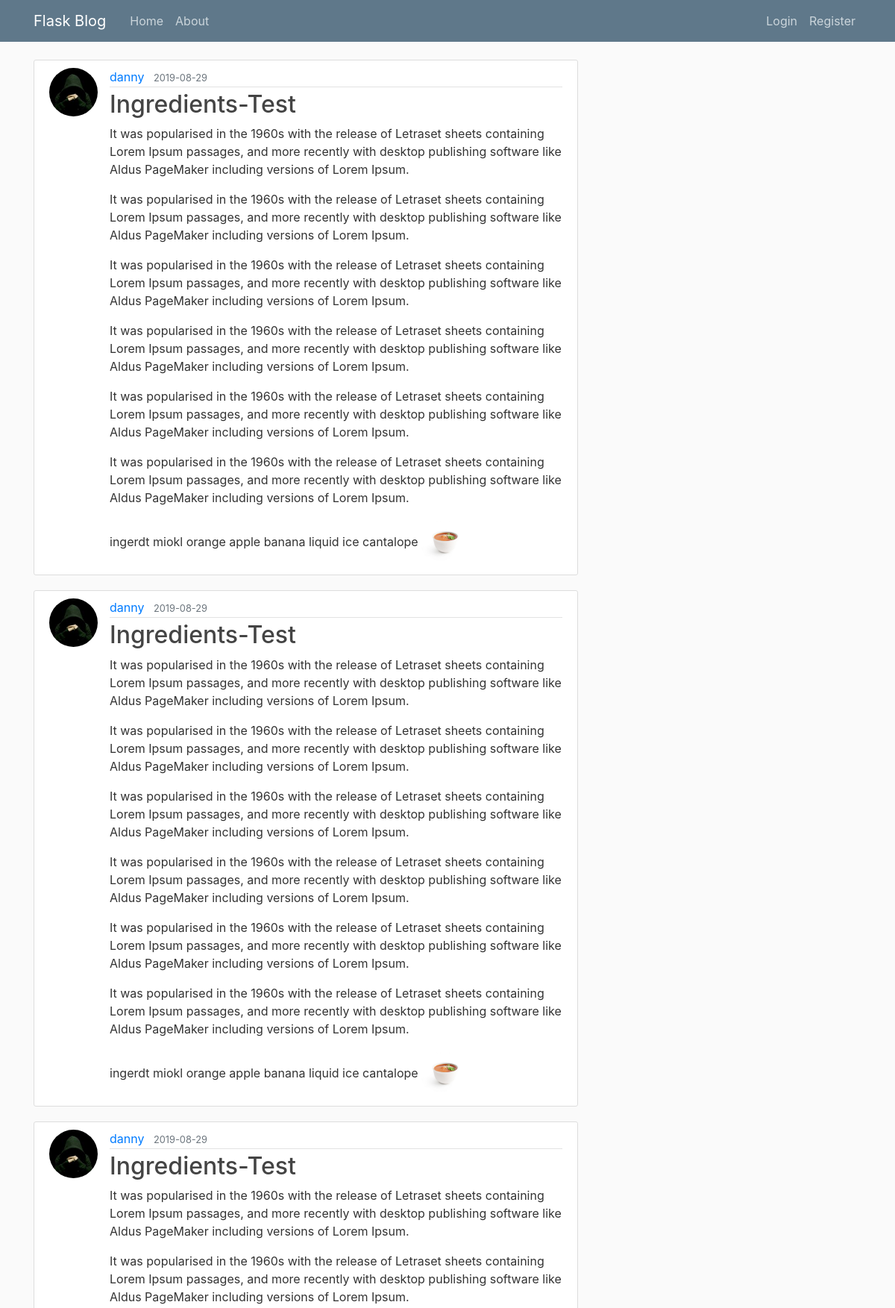
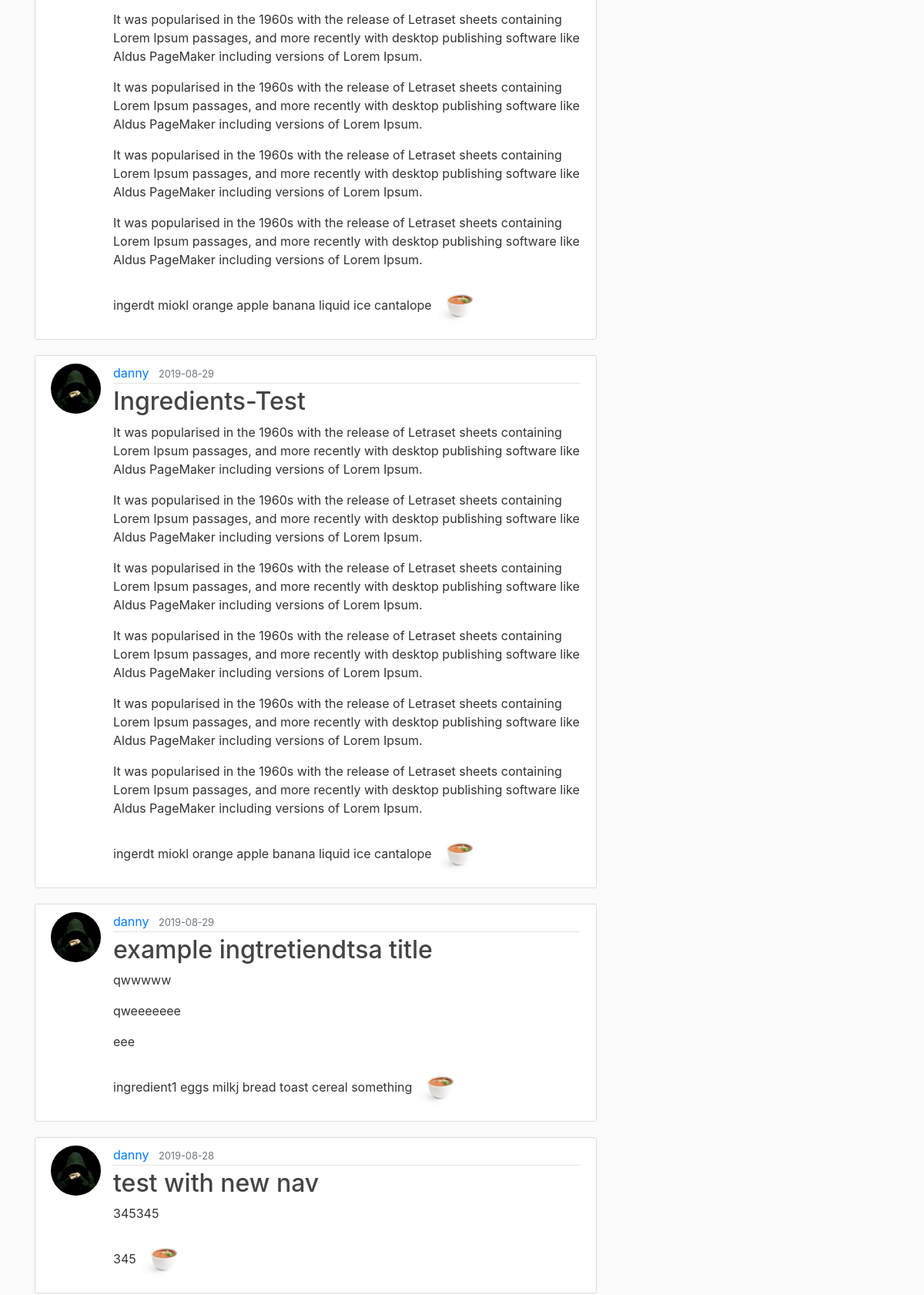
/test (upper part), run on the app's committed database (2 pictures, top to bottom).
### backend/flaskblog/models.py (models this page shows, shortened)
class Post(db.Model):
    id = db.Column(db.Integer, primary_key=True)
    title = db.Column(db.String(100), nullable=False)
    time = db.Column(db.String(100), nullable=False)
    serves = db.Column(db.String(100), nullable=False)
    cal = db.Column(db.String(100), nullable=False)
    date_posted = db.Column(db.DateTime, nullable=False, default=datetime.utcnow)
    ingredients = db.Column(db.PickleType(), nullable=False)
    steps = db.Column(db.PickleType(), nullable=False)
    image = db.Column(db.String(20), nullable=False, default='image.jpg')
    user_id = db.Column(db.Integer, db.ForeignKey('user.id'), nullable=False)

class User(db.Model, UserMixin):
    id = db.Column(db.Integer, primary_key=True)
    username = db.Column(db.String(20), unique=True, nullable=False)
    email = db.Column(db.String(120), unique=True, nullable=False)
    image_file = db.Column(db.String(20), nullable=False, default='2.jpg')
    password = db.Column(db.String(60), nullable=False)
    posts = db.relationship('Post', backref='author', lazy=True)

### backend/flaskblog/routes.py (the view)
@app.route("/test")
def test():
    page = request.args.get('page', 1, type=int)
    posts = Post.query.order_by(Post.date_posted.desc()).paginate(page=page, per_page=6)
    return render_template('home1.html', posts=posts)

### backend/flaskblog/templates/home1.html (shortened to what this page needs)
{% extends "layout.html" %}
{% block content %}
    {% for post in posts.items %}
        <article class="media content-section">
          <img class="rounded-circle article-img" src="{{ url_for('static', filename='profile_pics/' + post.author.image_file) }}">
          <div class="media-body">
            <div class="article-metadata">
              <a class="mr-2" href="{{ url_for('user_posts', username=post.author.username) }}">{{ post.author.username }}</a>
              <small class="text-muted">{{ post.date_posted.strftime('%Y-%m-%d') }}</small>
            </div>
            <h2><a class="article-title" href="{{ url_for('post', post_id=post.id) }}">{{ post.title }}</a></h2>
           {% for result in post.steps %}
           <p class="article-content"> {{ result }} </p>
          {% endfor %}
          {% for result in post.ingredients %}
           {{ result }}
         {% endfor %}
            <img class="rounded-circle article-img" src="{{ url_for('static', filename='post_img/' + post.image) }}">
          </div>
        </article>
    {% endfor %}
{% endblock content %}

### backend/flaskblog/static/main.css (style rules this page uses)
body { background: #fafafa; color: #333333; margin-top: 5rem; }
h1, h2, h3, h4, h5, h6 { color: #444444; }
.content-section { background: #ffffff; padding: 10px 20px; border: 1px solid #dddddd; border-radius: 3px; margin-bottom: 20px; }
.article-title { color: #444444; }
.article-content { white-space: pre-line; }
.article-img { height: 65px; width: 65px; margin-right: 16px; }
.article-metadata { padding-bottom: 1px; margin-bottom: 4px; border-bottom: 1px solid #e3e3e3 }

### data on the page
Post: image_file (picture), author.username "danny", date_posted "2019-08-29", title "Ingredients-Test", steps "It was popularised in the 1960s with the release of Letraset sheets containing Lorem Ipsum passages, and more recently with desktop publishing software like Aldus PageMaker including versions of Lorem Ipsum." "It was popularised in the 1960s with the release of Letraset sheets containing Lorem Ipsum passages, and more recently with desktop publishing software like Aldus PageMaker including versions of Lorem Ipsum." "It was popularised in the 1960s with the release of Letraset sheets containing Lorem Ipsum passages, and more recently with desktop publishing software like Aldus PageMaker including versions of Lorem Ipsum." "It was popularised in the 1960s with the release of Letraset sheets containing Lorem Ipsum passages, and more recently with desktop publishing software like Aldus PageMaker including versions of Lorem Ipsum." "It was popularised in the 1960s with the release of Letraset sheets containing Lorem Ipsum passages, and more recently with desktop publishing software like Aldus PageMaker including versions of Lorem Ipsum." "It was popularised in the 1960s with the release of Letraset sheets containing Lorem Ipsum passages, and more recently with desktop publishing software like Aldus PageMaker including versions of Lorem Ipsum.", ingredients "ingerdt" "miokl" "orange" "apple" "banana" "liquid ice" "cantalope", image (picture)
Post: image_file (picture), author.username "danny", date_posted "2019-08-29", title "Ingredients-Test", steps "It was popularised in the 1960s with the release of Letraset sheets containing Lorem Ipsum passages, and more recently with desktop publishing software like Aldus PageMaker including versions of Lorem Ipsum." "It was popularised in the 1960s with the release of Letraset sheets containing Lorem Ipsum passages, and more recently with desktop publishing software like Aldus PageMaker including versions of Lorem Ipsum." "It was popularised in the 1960s with the release of Letraset sheets containing Lorem Ipsum passages, and more recently with desktop publishing software like Aldus PageMaker including versions of Lorem Ipsum." "It was popularised in the 1960s with the release of Letraset sheets containing Lorem Ipsum passages, and more recently with desktop publishing software like Aldus PageMaker including versions of Lorem Ipsum." "It was popularised in the 1960s with the release of Letraset sheets containing Lorem Ipsum passages, and more recently with desktop publishing software like Aldus PageMaker including versions of Lorem Ipsum." "It was popularised in the 1960s with the release of Letraset sheets containing Lorem Ipsum passages, and more recently with desktop publishing software like Aldus PageMaker including versions of Lorem Ipsum.", ingredients "ingerdt" "miokl" "orange" "apple" "banana" "liquid ice" "cantalope", image (picture)
Post: image_file (picture), author.username "danny", date_posted "2019-08-29", title "Ingredients-Test", steps "It was popularised in the 1960s with the release of Letraset sheets containing Lorem Ipsum passages, and more recently with desktop publishing software like Aldus PageMaker including versions of Lorem Ipsum." "It was popularised in the 1960s with the release of Letraset sheets containing Lorem Ipsum passages, and more recently with desktop publishing software like Aldus PageMaker including versions of Lorem Ipsum." "It was popularised in the 1960s with the release of Letraset sheets containing Lorem Ipsum passages, and more recently with desktop publishing software like Aldus PageMaker including versions of Lorem Ipsum." "It was popularised in the 1960s with the release of Letraset sheets containing Lorem Ipsum passages, and more recently with desktop publishing software like Aldus PageMaker including versions of Lorem Ipsum." "It was popularised in the 1960s with the release of Letraset sheets containing Lorem Ipsum passages, and more recently with desktop publishing software like Aldus PageMaker including versions of Lorem Ipsum." "It was popularised in the 1960s with the release of Letraset sheets containing Lorem Ipsum passages, and more recently with desktop publishing software like Aldus PageMaker including versions of Lorem Ipsum.", ingredients "ingerdt" "miokl" "orange" "apple" "banana" "liquid ice" "cantalope", image (picture)
Post: image_file (picture), author.username "danny", date_posted "2019-08-29", title "Ingredients-Test", steps "It was popularised in the 1960s with the release of Letraset sheets containing Lorem Ipsum passages, and more recently with desktop publishing software like Aldus PageMaker including versions of Lorem Ipsum." "It was popularised in the 1960s with the release of Letraset sheets containing Lorem Ipsum passages, and more recently with desktop publishing software like Aldus PageMaker including versions of Lorem Ipsum." "It was popularised in the 1960s with the release of Letraset sheets containing Lorem Ipsum passages, and more recently with desktop publishing software like Aldus PageMaker including versions of Lorem Ipsum." "It was popularised in the 1960s with the release of Letraset sheets containing Lorem Ipsum passages, and more recently with desktop publishing software like Aldus PageMaker including versions of Lorem Ipsum." "It was popularised in the 1960s with the release of Letraset sheets containing Lorem Ipsum passages, and more recently with desktop publishing software like Aldus PageMaker including versions of Lorem Ipsum." "It was popularised in the 1960s with the release of Letraset sheets containing Lorem Ipsum passages, and more recently with desktop publishing software like Aldus PageMaker including versions of Lorem Ipsum.", ingredients "ingerdt" "miokl" "orange" "apple" "banana" "liquid ice" "cantalope", image (picture)
Post: image_file (picture), author.username "danny", date_posted "2019-08-29", title "example ingtretiendtsa title", steps "qwwwww" "qweeeeeee" "eee", ingredients "ingredient1" "eggs" "milkj" "bread" "toast" "cereal" "something", image (picture)
Post: image_file (picture), author.username "danny", date_posted "2019-08-28", title "test with new nav", steps "345345", ingredients "345", image (picture)
